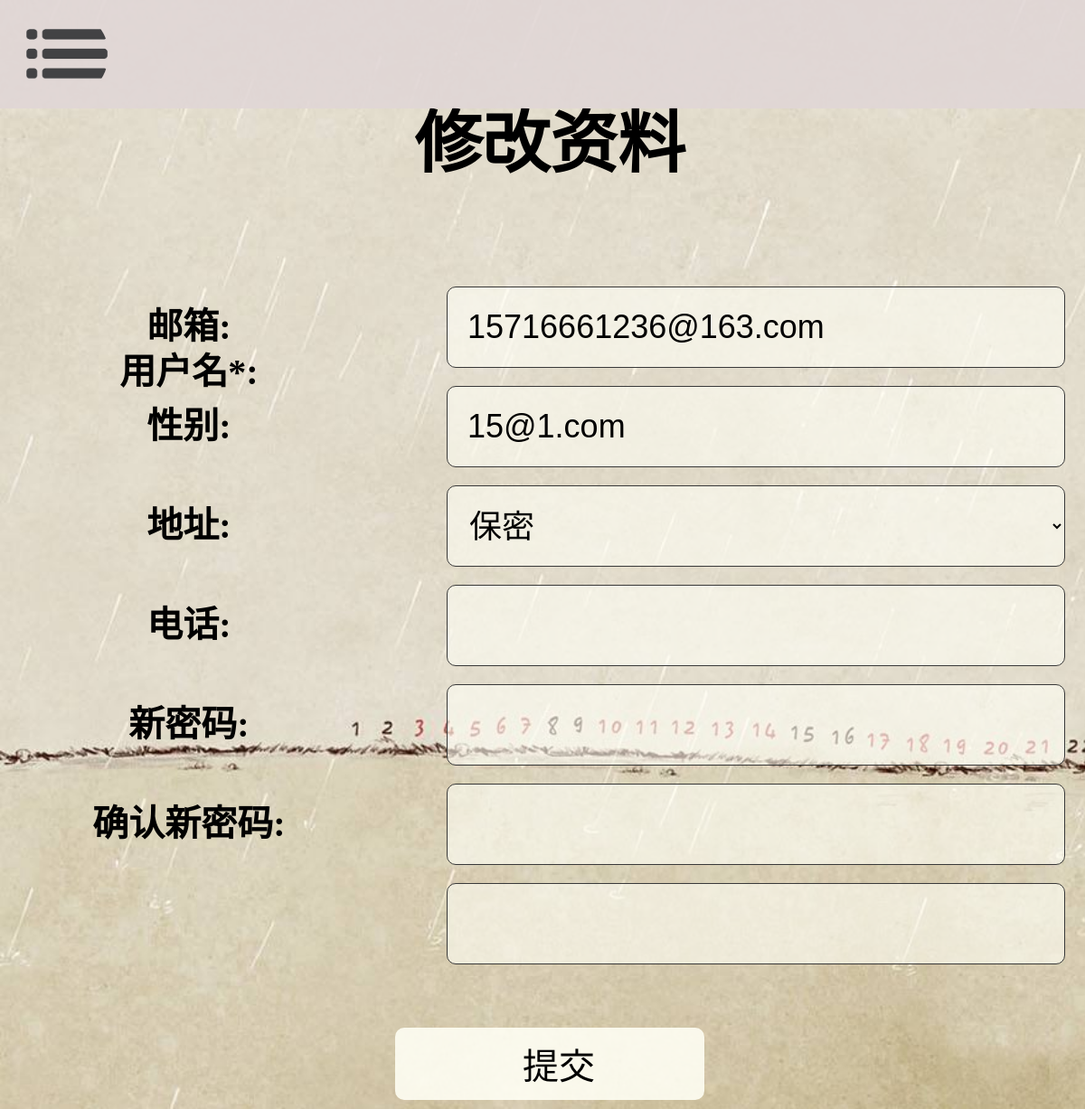
The app's page /depress/xgzl (signed in) with its own data.
### depress/models.py (models this page shows)
class User(models.Model):
    email = models.EmailField(primary_key=True)
    name = models.CharField(max_length=20)
    password = models.CharField(max_length=20)
    sex = models.BooleanField(blank=True, null=True)
    address = models.TextField(max_length=50)
    tel = models.CharField(max_length=15)

### depress/views.py (the view, shortened to what this page needs)
# urls.py: path('xgzl', views.xgzl, name='xgzl'),
def xgzl(request):
    email = request.session.get('email', '')
    if email == '':
        return index(request)
    else:
        if request.method == 'GET':
            form = ChangeDetailForm()
            user = User.objects.get(email=email)
            form['name'].initial = user.name
            form['email'].initial = user.email
            form['address'].initial = user.address
            form['tel'].initial = user.tel
            form['sex'].initial = user.sex
            return get_html(request, 'depress/xgzl.html', {'form': form})

### depress/forms.py (shortened to what this page needs)
class ChangeDetailForm(forms.Form):
    email = forms.EmailField(label='邮箱', disabled=True, required=False)
    name = forms.CharField(min_length=5, max_length=20, label='用户名*')
    sex = forms.ChoiceField(choices=((None, '保密'), (True, '男'), (False, '女')), required=False, label='性别')
    address = forms.CharField(required=False, max_length=50, label='地址', widget=forms.TextInput)
    tel = forms.CharField(max_length=15, label='电话', required=False)
    newPassword1 = forms.CharField(min_length=6, max_length=20, widget=forms.PasswordInput, label='新密码', required=False)
    newPassword2 = forms.CharField(min_length=6, max_length=20, widget=forms.PasswordInput, label='确认新密码', required=False)

### depress/views.py (called while the page is built)
def get_html(request, url='depress/home.html', context={}):
    name = request.session.get('name', '')
    email = request.session.get('email', '')
    if email == '' or url == '':
        form = LoginForm()
        return render(request, 'depress/home.html', {
            'form': form,
            'mode': 1
        })
    else:
        context['name'] = name
        context['email'] = email
        return render(request, url, context)

### depress/templates/depress/xgzl.html (shortened to what this page needs)
{% extends 'depress/base.html' %}
{% load static %}
{% block link %}
    <link rel="stylesheet" media="screen and (min-device-width: 800px)" href="{% static 'css/pc/xgzl.css' %}">
    <link rel="stylesheet" media="screen and (max-device-width: 800px)" href="{% static 'css/phone/xgzl.css' %}">
{% endblock %}
{% block body %}
    <div class="main-part">
        <div class="big-title">修改资料</div>
        <form action="/depress/xgzl" method="post">
            <div class="form">
                {{ form }}
            </div>
            <input type="submit" value="提交" class="submit">
        </form>
    </div>
{% endblock %}

### static/css/pc/base.css (style rules this page uses)
body { height: 100vh; background-image: url("../../image/bg.jfif"); background-size: cover; background-repeat: no-repeat; background-attachment: fixed; }

### static/css/phone/base.css (style rules this page uses)
body { height: 100vh; background-image: url("../../image/bg.jfif"); background-size: cover; background-repeat: no-repeat; background-attachment: fixed; width: 100%; width: 100vw; overflow-x: hidden; }

### static/css/pc/xgzl.css (style rules this page uses)
body { min-height: 100vh; }
.main-part { width: 35%; min-width: 600px; left: 0; right: 0; text-align: center; }
.big-title { font-size: 35px; font-weight: bold; padding-top: 150px; }
form { margin-top: 50px; position: relative; }
input, select { float: right; height: 40px; width: 60%; min-width: 360px; background-color: rgba(255, 255, 245, 0.6); border: 1px #393939 solid; border-radius: 4px; color: rgb(0, 0, 0); margin-bottom: 5px; margin-top: 5px; text-indent: 10px; font-size: 18px; display: block; box-sizing: border-box; }
.form label { font-size: 20px; font-weight: bold; display: block; float: left; height: 50px; width: 30%; line-height: 50px; box-sizing: border-box; }
.submit { width: 30%; min-width: 200px; height: 40px; font-size: 20px; transition: ease 0.4s; display: block; margin-right: 35%; margin-top: 30px; border: none; background-color: rgba(225, 214, 214, 0.88); }

### static/css/phone/xgzl.css (style rules this page uses)
body { min-height: 100vh; }
.main-part { width: 95%; margin: auto; text-align: center; }
.big-title { font-size: 75px; font-weight: bold; padding-top: 90px; }
form { margin-top: 100px; position: relative; }
input, select { float: right; height: 90px; width: 60%; background-color: rgba(255, 255, 245, 0.6); border: 1px #393939 solid; border-radius: 10px; color: rgb(0, 0, 0); margin-bottom: 10px; margin-top: 10px; text-indent: 20px; font-size: 36px; display: block; box-sizing: border-box; }
.form label { font-size: 40px; font-weight: bold; display: block; float: left; width: 30%; line-height: 110px; box-sizing: border-box; }
.submit { width: 30%; height: 80px; font-size: 40px; transition: ease 0.4s; display: block; margin-right: 35%; margin-top: 50px; border: none; background-color: rgba(255, 255, 245, 0.88); }

### records on screen
User: email "15716661236@163.com", name "15@1.com", sex "保密"
